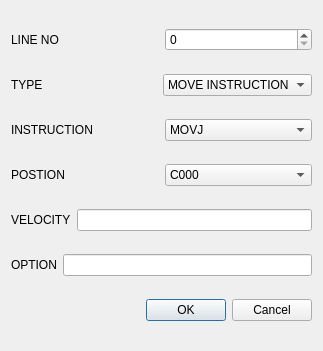
<?xml version="1.0" encoding="UTF-8"?>
<ui version="4.0">
 <class>DialogEditStep</class>
 <widget class="QDialog" name="DialogEditStep">
  <property name="geometry">
   <rect>
    <x>0</x>
    <y>0</y>
    <width>323</width>
    <height>351</height>
   </rect>
  </property>
  <property name="windowTitle">
   <string>STEP TEACHING</string>
  </property>
  <layout class="QVBoxLayout" name="verticalLayout">
   <item>
    <layout class="QHBoxLayout" name="horizontalLayout_6">
     <item>
      <widget class="QLabel" name="label_6">
       <property name="text">
        <string>LINE NO</string>
       </property>
      </widget>
     </item>
     <item>
      <widget class="QSpinBox" name="spinBoxLineNo"/>
     </item>
    </layout>
   </item>
   <item>
    <layout class="QHBoxLayout" name="horizontalLayout">
     <item>
      <widget class="QLabel" name="label">
       <property name="text">
        <string>TYPE</string>
       </property>
      </widget>
     </item>
     <item>
      <widget class="QComboBox" name="comboBoxType">
       <item>
        <property name="text">
         <string>MOVE INSTRUCTION</string>
        </property>
       </item>
       <item>
        <property name="text">
         <string>I/O INSTRUCTION</string>
        </property>
       </item>
      </widget>
     </item>
    </layout>
   </item>
   <item>
    <layout class="QHBoxLayout" name="horizontalLayout_2">
     <item>
      <widget class="QLabel" name="label_2">
       <property name="text">
        <string>INSTRUCTION</string>
       </property>
      </widget>
     </item>
     <item>
      <widget class="QComboBox" name="comboBoxInstruction">
       <item>
        <property name="text">
         <string>MOVJ</string>
        </property>
       </item>
       <item>
        <property name="text">
         <string>MOVL</string>
        </property>
       </item>
       <item>
        <property name="text">
         <string>MOVS</string>
        </property>
       </item>
       <item>
        <property name="text">
         <string>MOVC</string>
        </property>
       </item>
      </widget>
     </item>
    </layout>
   </item>
   <item>
    <layout class="QHBoxLayout" name="horizontalLayout_3">
     <item>
      <widget class="QLabel" name="label_3">
       <property name="text">
        <string>POSTION</string>
       </property>
      </widget>
     </item>
     <item>
      <widget class="QComboBox" name="comboBoxArg1">
       <item>
        <property name="text">
         <string>C000</string>
        </property>
       </item>
       <item>
        <property name="text">
         <string>C001</string>
        </property>
       </item>
       <item>
        <property name="text">
         <string>C002</string>
        </property>
       </item>
      </widget>
     </item>
    </layout>
   </item>
   <item>
    <layout class="QHBoxLayout" name="horizontalLayout_4">
     <item>
      <widget class="QLabel" name="label_4">
       <property name="text">
        <string>VELOCITY</string>
       </property>
      </widget>
     </item>
     <item>
      <widget class="QLineEdit" name="lineEditArg2"/>
     </item>
    </layout>
   </item>
   <item>
    <layout class="QHBoxLayout" name="horizontalLayout_5">
     <item>
      <widget class="QLabel" name="label_5">
       <property name="text">
        <string>OPTION</string>
       </property>
      </widget>
     </item>
     <item>
      <widget class="QLineEdit" name="lineEditArg3">
       <property name="text">
        <string/>
       </property>
      </widget>
     </item>
    </layout>
   </item>
   <item>
    <widget class="QDialogButtonBox" name="buttonBox">
     <property name="orientation">
      <enum>Qt::Horizontal</enum>
     </property>
     <property name="standardButtons">
      <set>QDialogButtonBox::Cancel|QDialogButtonBox::Ok</set>
     </property>
    </widget>
   </item>
  </layout>
 </widget>
 <resources/>
 <connections>
  <connection>
   <sender>buttonBox</sender>
   <signal>accepted()</signal>
   <receiver>DialogEditStep</receiver>
   <slot>accept()</slot>
   <hints>
    <hint type="sourcelabel">
     <x>248</x>
     <y>254</y>
    </hint>
    <hint type="destinationlabel">
     <x>157</x>
     <y>274</y>
    </hint>
   </hints>
  </connection>
  <connection>
   <sender>buttonBox</sender>
   <signal>rejected()</signal>
   <receiver>DialogEditStep</receiver>
   <slot>reject()</slot>
   <hints>
    <hint type="sourcelabel">
     <x>316</x>
     <y>260</y>
    </hint>
    <hint type="destinationlabel">
     <x>286</x>
     <y>274</y>
    </hint>
   </hints>
  </connection>
 </connections>
</ui>
